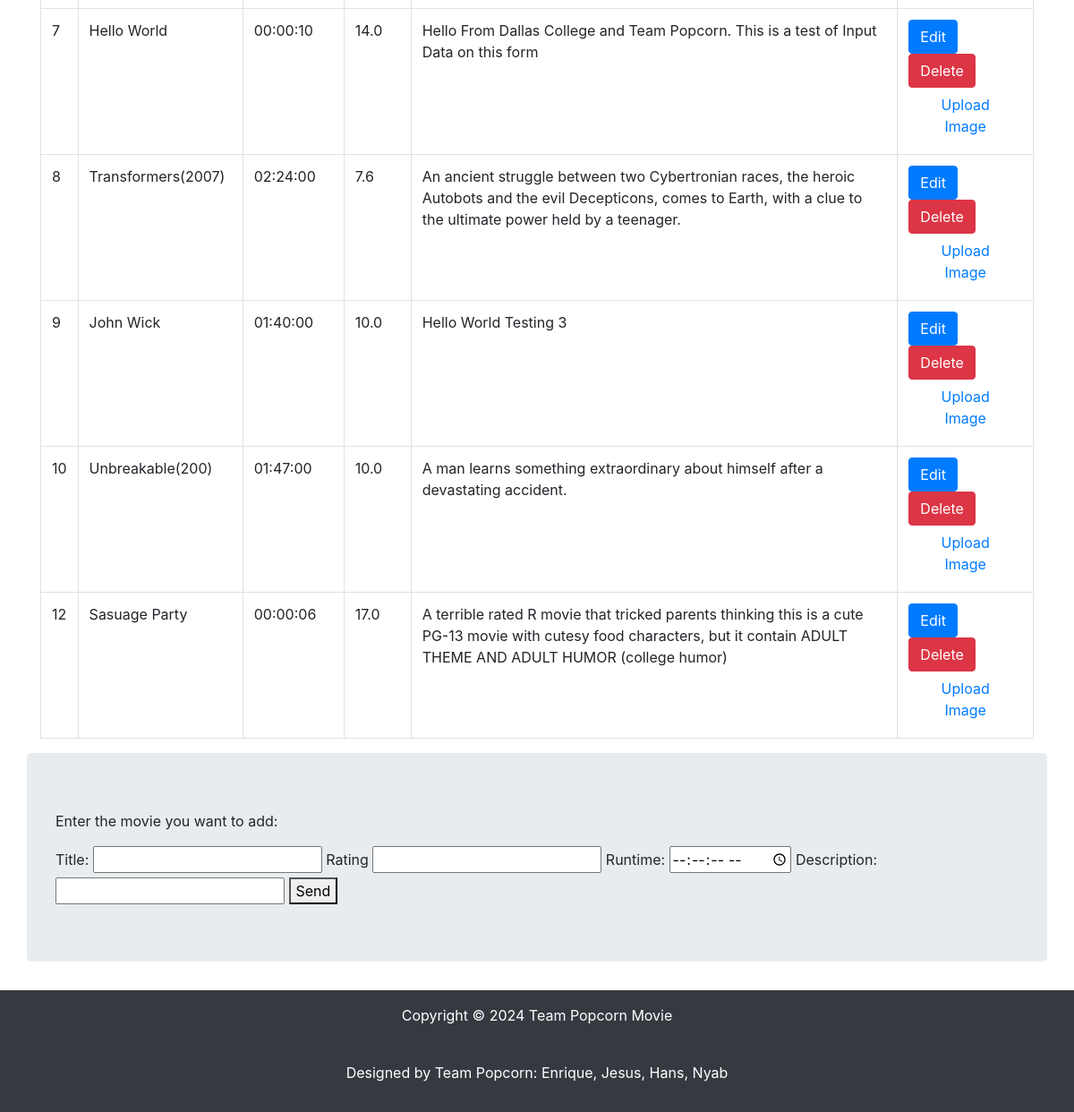
/pages/Movie-Database.php (lower part), run on an earlier commit of the app's database.
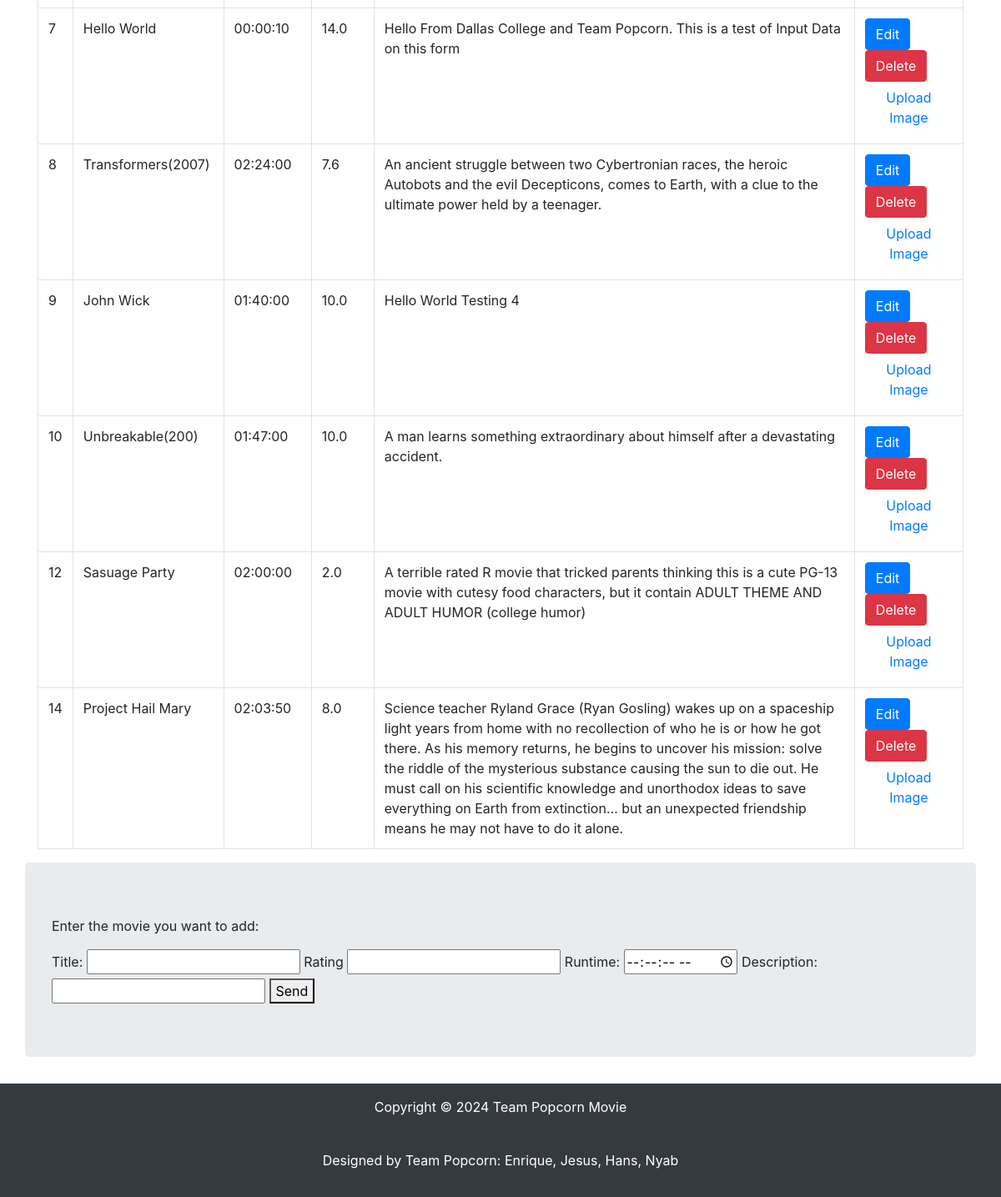
And on a later commit of the database.
### pages/Movie-Database.php (the view, shortened to what this page needs)
<!DOCTYPE html>
<html lang="en">
<?php include "../config/header.php" ;?>
<body>
    <div>
        <div class="container-xl">
            <table class="table table-bordered table-hover">
                <tbody>
                    <?php
                    include "../config/connection.php";
                    $sql = "SELECT * FROM `movie details`";
                    $result = $connection->query($sql);
                    while($row = $result->fetch_assoc()){
                        echo "<tr>
                            <td>" . $row["movie_id"] ."</td>
                            <td>" . $row["Title"] ."</td>
                            <td>" . $row["Runtime"] ."</td>
                            <td>" . $row["Rating"] ."</td>
                            <td>" . $row["Description"] ."</td>
                            <td>
                            <a href='../includes/edit-TableData.php?id=" . $row["movie_id"] . "' class='btn btn-primary'>Edit</a>
                            <a href='../includes/delete-TableData.php?id=" . $row["movie_id"] . "' onclick='return confirm(\"Delete this movie?\")' class='btn btn-danger'>Delete</a>
                            <a href='../includes/upload-TableImage.php?id=" . $row["movie_id"] . "' class='btn btn-link'>Upload Image</a>
                            </td>
                        </tr>";
                    }
                    ?>
                </tbody>
            </table>
        </div>
    </div>
    <div class="container jumbotron" >
        <p> Enter the movie you want to add:</p>
        <form action="../includes/process-form.php" method="post">
            <label for="title">Title: </label>
            <input type="text" id="title" name="title" required >
            <label for="rating">Rating</label>
            <input type ="text" id="number" name="rating" min="0.0" step="0.1" max="10.0" required ></input>
            <label for="runtime">Runtime: </label>
            <input type="time" id="runtime" name="runtime" step="1" required>
            <label for="description">Description: </label>
            <input type="text"id="desc" name="description" required >
           <button type="submit">Send</button>
        </form>
    </div>
<div class="container-fluid  bg-dark text-white text-center p-3 mt-3 ">
    <footer>
    <p>Copyright &copy; 2024 Team Popcorn Movie</p>
    <br>
    <p> Designed by Team Popcorn: Enrique, Jesus, Hans, Nyab</p>
    </footer>
</div>
</body>
</html>

### config/header.php (shortened to what this page needs)
<head>
    <link rel="stylesheet" href="https://cdn.jsdelivr.net/npm/bootstrap@4.6.2/dist/css/bootstrap.min.css">
</head>

What changed in the data, as far as the page shows it:
changed movie details "John Wick": Description "Hello World Testing 3" → "Hello World Testing 4"
changed movie details "Sasuage Party": Runtime "00:00:06" → "02:00:00"; Rating "17.0" → "2.0"
added movie details: movie_id "14", Title "Project Hail Mary", Runtime "02:03:50", Rating "8.0", Description "Science teacher Ryland Grace (Ryan Gosling) wakes up on a spaceship light years from home with no recollection of who he is or how he got there. As his memory returns, he begins to uncover his mission: solve the riddle of the mysterious substance causing the sun to die out. He must call on his scientific knowledge and unorthodox ideas to save everything on Earth from extinction… but an unexpected friendship means he may not have to do it alone."
